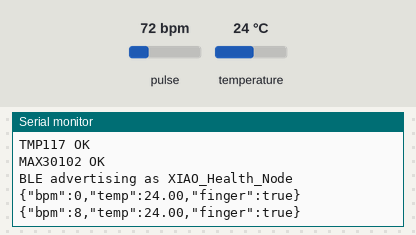
A sketch run on a simulated Seeed XIAO ESP32-C3. Parts: the last lines printed to the serial monitor. The test bench sets the inputs (shaded band); at power-on: pulse 72 bpm, temperature 24 °C. Nothing arrives over Bluetooth unless stated; a phone connects over Bluetooth LE 3 s after start.

Above: at 1.5 s.
1.6 s: pulse set to 42 bpm
At 3.51 s:
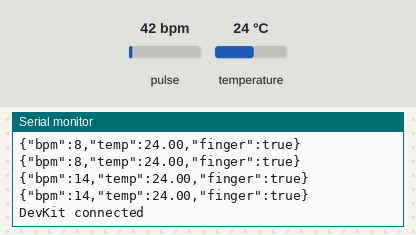
4.6 s: temperature set to 12 °C
At 5.0 s:
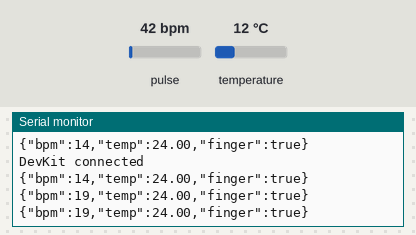
6.1 s: pulse set to 70 bpm
At 6.5 s:
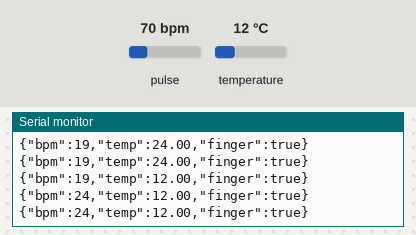
Timing chart, 0 to 9.1 s (numbered marks = the images above; inputs shaded):
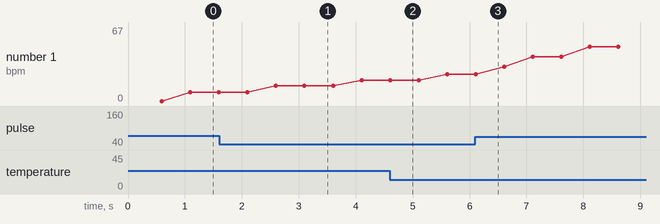

The sketch:

xiao_sensor_node.ino
```cpp
/* ============================================================
   XIAO ESP32-C3  —  SENSOR NODE  (NimBLE version)
   ------------------------------------------------------------
   Same job as before, but uses the lightweight NimBLE stack
   for a stable connection to the DevKit.

   Sensors:
     - TMP117    (I2C 0x48)  -> skin temperature
     - MAX30102  (I2C 0x57)  -> heart rate (BPM)

   Libraries to install:
     - NimBLE-Arduino            (by h2zero)
     - SparkFun MAX3010x Pulse and Proximity Sensor Library
     - Adafruit TMP117
     - Adafruit BusIO

   Board: XIAO_ESP32C3
   Partition: Huge APP (3MB No OTA/1MB SPIFFS)

   Wiring (unchanged):
     SDA -> D4 (GPIO6)   SCL -> D5 (GPIO7)
     VIN -> 3V3          GND -> GND
   ============================================================ */

#include <Wire.h>
#include <Adafruit_TMP117.h>
#include "MAX30105.h"
#include "heartRate.h"

#include <NimBLEDevice.h>

#define SERVICE_UUID        "12345678-1234-1234-1234-1234567890ab"
#define CHARACTERISTIC_UUID "abcd1234-5678-90ab-cdef-1234567890ab"

Adafruit_TMP117 tmp117;
MAX30105        particleSensor;
bool tmpOK = false;

NimBLECharacteristic* pCharacteristic;
bool deviceConnected = false;

// ---- Heart-rate state ----
const byte RATE_SIZE = 8;
byte  rates[RATE_SIZE];
byte  rateSpot = 0;
long  lastBeat = 0;
float beatsPerMinute = 0;
int   beatAvg = 0;
float skinTempC = 0;

// ---- Server callbacks (NimBLE style) ----
class ServerCallbacks : public NimBLEServerCallbacks {
  void onConnect(NimBLEServer* s, NimBLEConnInfo& info) override {
    deviceConnected = true;
    Serial.println("DevKit connected");
  }
  void onDisconnect(NimBLEServer* s, NimBLEConnInfo& info, int reason) override {
    deviceConnected = false;
    Serial.println("DevKit disconnected, re-advertising");
    NimBLEDevice::startAdvertising();
  }
};

void setup() {
  Serial.begin(115200);
  delay(300);
  Wire.begin();

  if (!tmp117.begin(0x48, &Wire)) {
    Serial.println("ERROR: TMP117 not found.");
    tmpOK = false;
  } else {
    Serial.println("TMP117 OK");
    tmpOK = true;
  }

  if (!particleSensor.begin(Wire, I2C_SPEED_FAST)) {
    Serial.println("ERROR: MAX30102 not found.");
  } else {
    Serial.println("MAX30102 OK");
    particleSensor.setup();
    particleSensor.setPulseAmplitudeRed(0x0A);
    particleSensor.setPulseAmplitudeGreen(0);
  }

  // ---- NimBLE server ----
  NimBLEDevice::init("XIAO_Health_Node");
  NimBLEDevice::setPower(ESP_PWR_LVL_P9);          // max TX power -> better range/stability

  NimBLEServer* pServer = NimBLEDevice::createServer();
  pServer->setCallbacks(new ServerCallbacks());

  NimBLEService* pService = pServer->createService(SERVICE_UUID);
  pCharacteristic = pService->createCharacteristic(
                      CHARACTERISTIC_UUID,
                      NIMBLE_PROPERTY::READ | NIMBLE_PROPERTY::NOTIFY);
  pService->start();

  NimBLEAdvertising* pAdv = NimBLEDevice::getAdvertising();
  pAdv->addServiceUUID(SERVICE_UUID);
  pAdv->enableScanResponse(true);
  NimBLEDevice::startAdvertising();
  Serial.println("BLE advertising as XIAO_Health_Node");
}

void readHeartRate() {
  long irValue = particleSensor.getIR();
  if (irValue < 50000) { beatAvg = 0; return; }

  if (checkForBeat(irValue)) {
    long delta = millis() - lastBeat;
    lastBeat = millis();
    beatsPerMinute = 60.0 / (delta / 1000.0);
    if (beatsPerMinute < 255 && beatsPerMinute > 20) {
      rates[rateSpot++] = (byte)beatsPerMinute;
      rateSpot %= RATE_SIZE;
      int sum = 0;
      for (byte x = 0; x < RATE_SIZE; x++) sum += rates[x];
      beatAvg = sum / RATE_SIZE;
    }
  }
}

void loop() {
  readHeartRate();

  static unsigned long lastSend = 0;
  if (millis() - lastSend >= 500) {
    lastSend = millis();

    if (tmpOK) {
      sensors_event_t temp;
      if (tmp117.getEvent(&temp)) skinTempC = temp.temperature;
    }

    long ir = particleSensor.getIR();
    bool finger = ir > 50000;

    char payload[96];
    snprintf(payload, sizeof(payload),
             "{\"bpm\":%d,\"temp\":%.2f,\"finger\":%s}",
             beatAvg, skinTempC, finger ? "true" : "false");

    if (deviceConnected) {
      pCharacteristic->setValue((uint8_t*)payload, strlen(payload));
      pCharacteristic->notify();
    }
    Serial.println(payload);
  }
}
```

Measured:
- after the input at 1.6 s, the serial monitor: prints a new line after 1.0 s (image 1)
- plotted number 1: 8 → 19 after the input at 1.6 s, 24 → 67 after the input at 6.1 s
